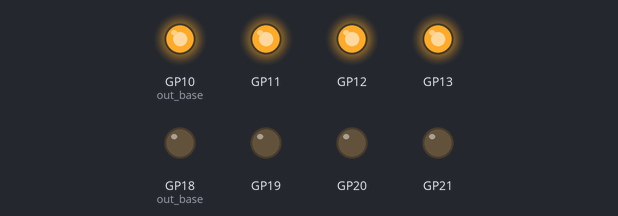
Simulated run of this program. Board: Raspberry Pi Pico running MicroPython. On the bench: output pins drawn as LEDs (lit = HIGH).

Above: at 0.1 s.
Timing chart, 0 to 1.6 s (numbered marks = the images above):
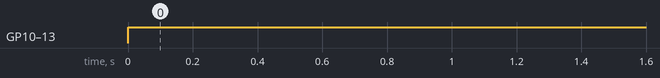

The program:

pio_7seg.py
```python
import time
import rp2
from machine import Pin

@rp2.asm_pio(out_init=(rp2.PIO.OUT_LOW,) * 4,
             out_shiftdir=rp2.PIO.SHIFT_RIGHT,
             autopull=True, pull_thresh=4)
def prog():
    pull()
    out(pins, 4)


sm_1 = rp2.StateMachine(0, prog, freq=2000, out_base=Pin(10))
sm_2 = rp2.StateMachine(1, prog, freq=2000, out_base=Pin(18))

sm_1.active(1)
sm_2.active(1)

sm_1.put(0b1111)
sm_2.put(0b0000)
time.sleep(1000)


oo_1 = [ 0b0111, 0b0100, 0b0011, 0b0110, 0b0100, 0b0110, 0b0111, 0b0100, 0b0111, 0b0110, 0b1000, 0b0011 ]
oo_2 = [ 0b0111, 0b0001, 0b1011, 0b1011, 0b1101, 0b1110, 0b1100, 0b0011, 0b1111, 0b1111, 0b0000, 0b1110 ]

for d in range(0, 12):
    sm_1.put(oo_1[d])
    sm_2.put(oo_2[d])
    time.sleep(1)

blink_sm.active(0)
sm_1.active(0)
sm_2.active(0)
```

Measured:
- by itself, GP10 (out_base), GP11–13: LOW → HIGH at 0.00 s
